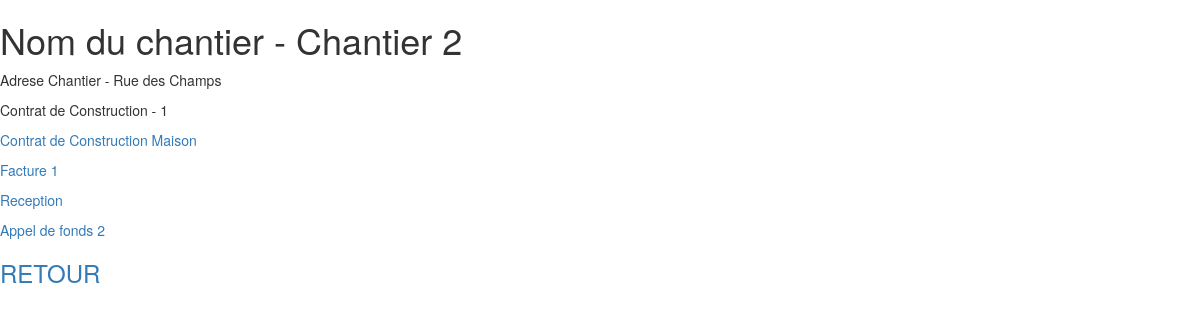
Page /chantiers/chantier/2 (signed in) on the committed database.
### chantiers/models.py (models this page shows, shortened)
class Chantier(models.Model):
    name = models.CharField(max_length=100)
    address = models.CharField(max_length=100)
    description = models.TextField(null=False)
    ccmi_doc = models.FileField(upload_to=renommage, verbose_name="CCMI")
    appel_1_doc = models.FileField(upload_to=renommage)
    appel_2_doc = models.FileField(upload_to=renommage)
    appel_3_doc = models.FileField(upload_to=renommage)
    appel_4_doc = models.FileField(upload_to=renommage)
    appel_5_doc = models.FileField(upload_to=renommage)
    reception_doc = models.FileField(upload_to=renommage)
    plans_os_doc = models.FileField(upload_to=renommage)
    user = models.ForeignKey(User, on_delete=models.CASCADE)

### chantiers/views.py (the view)
# urls.py: url(r'^chantier/(?P<pk>\d+)$', views.DetailChantier.as_view(), name ='chantier_detail'),
class DetailChantier(DetailView):
    context_object_name = "chantier"
    template_name = "chantiers/detail.html"
    model = Chantier

### chantiers/templates/chantiers/detail.html (shortened to what this page needs)
{% if user.id == chantier.user.id %}
<h1>Nom du chantier - {{ chantier.name }}</h1>
<p>Adrese Chantier - {{ chantier.address }}</p>
<p> Contrat de Construction - {{ chantier.ccmi_doc }} </p>
<p><a href="/doc/{{ chantier.ccmi_doc }}">Contrat de Construction Maison</a></p>
<p><a href="/doc/{{ chantier.appel_1_doc }}">Facture 1</a></p>
<p><a href="/doc/{{ chantier.reception_doc }}">Reception</a></p>
<p><a href="/doc/{{ chantier.appel_2_doc }}">Appel de fonds 2</a></p>
<h3><a href="{% url "chantier_liste" %}">RETOUR</a></h3>
{% else %}
<h1>MAUVAISE IDENTIFICATION</h1>
 {% endif %}
<link rel="stylesheet" href="https://maxcdn.bootstrapcdn.com/bootstrap/3.3.7/css/bootstrap.min.css">

### rows in the picture
Chantier: name "Chantier 2", address "Rue des Champs", ccmi_doc "1"
